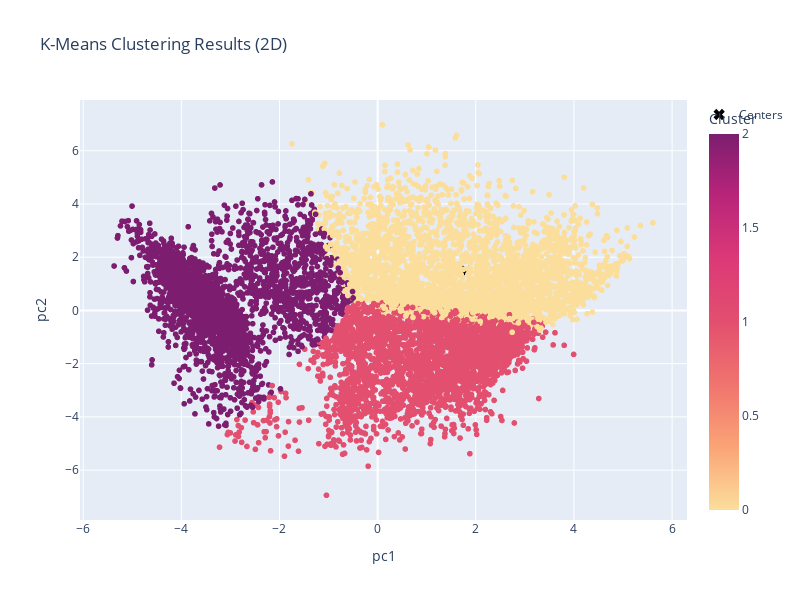

The notebook cell this image was saved under:
### Code cell
fig = px.scatter(
    pca_df,
    x='pc1',
    y='pc2',
    color='Cluster',
    title='K-Means Clustering Results (2D)',
    color_continuous_scale=px.colors.sequential.Sunsetdark,
)

fig.add_trace(
    go.Scatter(
        x=centroid_pca[:, 0],
        y=centroid_pca[:, 1],
        mode='markers',
        marker=dict(size=10, color='Black', symbol='x'),
        name='Centers',
    )
)

fig.update_layout(width=800, height=600)
fig.show()

### Figure 1 — Plotly figure (JSON) as saved in the notebook; plotly's stock layout.template omitted (floating-point values rounded to 4 significant figures; data arrays with more than 128 entries replaced by an {"elided": "..."} marker saying what was removed)
{"data": [{"hovertemplate": "pc1=%{x}<br>pc2=%{y}<br>Cluster=%{marker.color}<extra></extra>", "legendgroup": "", "marker": {"color": {"elided": "8950 int values"}, "coloraxis": "coloraxis", "symbol": "circle"}, "mode": "markers", "name": "", "showlegend": false, "type": "scattergl", "x": {"elided": "8950 float values"}, "xaxis": "x", "y": {"elided": "8950 float values"}, "yaxis": "y"}, {"marker": {"color": "Black", "size": 10, "symbol": "x"}, "mode": "markers", "name": "Centers", "type": "scatter", "x": [1.799, 0.999, -3.021], "y": [1.479, -1.853, 0.3092]}], "layout": {"coloraxis": {"colorbar": {"title": {"text": "Cluster"}}, "colorscale": [[0, "rgb(252, 222, 156)"], [0.1667, "rgb(250, 164, 118)"], [0.3333, "rgb(240, 116, 110)"], [0.5, "rgb(227, 79, 111)"], [0.6667, "rgb(220, 57, 119)"], [0.8333, "rgb(185, 37, 122)"], [1, "rgb(124, 29, 111)"]]}, "height": 600, "legend": {"tracegroupgap": 0}, "title": {"text": "K-Means Clustering Results (2D)"}, "width": 800, "xaxis": {"anchor": "y", "domain": [0, 1], "title": {"text": "pc1"}}, "yaxis": {"anchor": "x", "domain": [0, 1], "title": {"text": "pc2"}}}}
